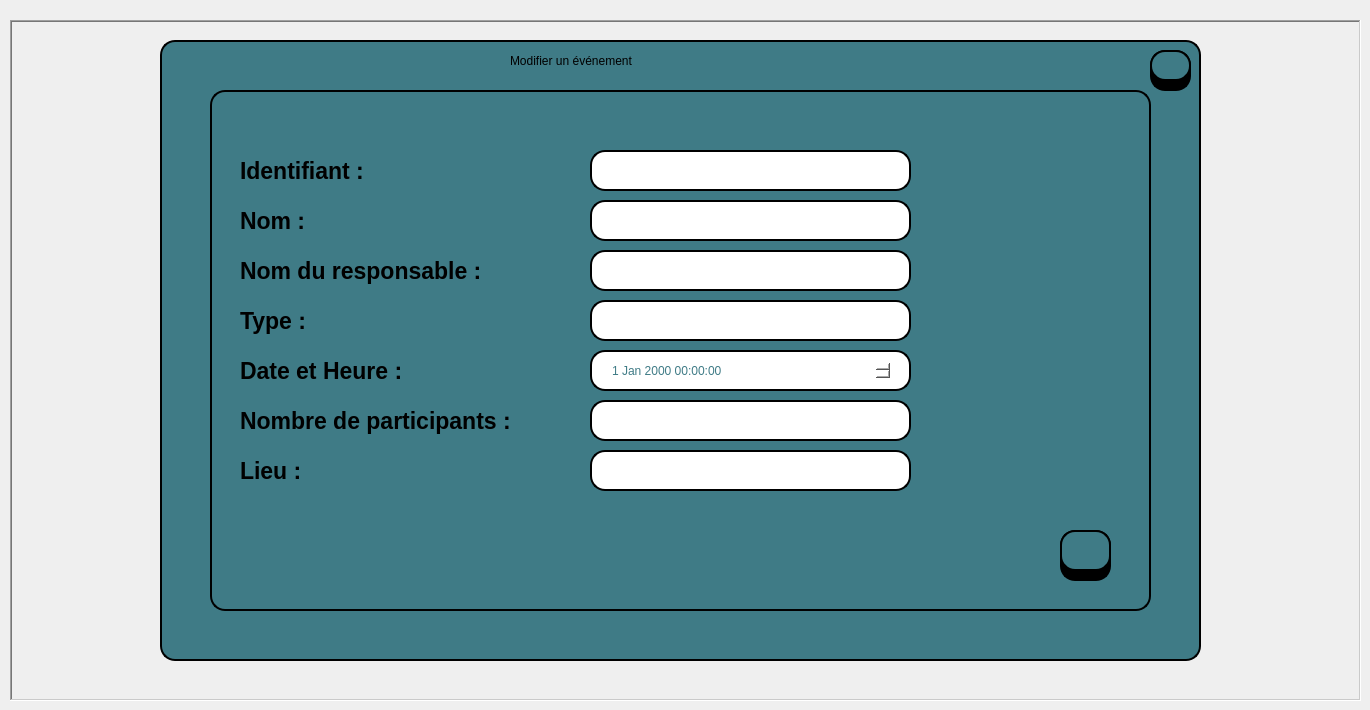
     <widget class="QWidget" name="tab_6">
      <attribute name="title">
       <string>Page</string>
      </attribute>
      <widget class="QLabel" name="label_131">
       <property name="geometry">
        <rect>
         <x>10</x>
         <y>20</y>
         <width>1351</width>
         <height>681</height>
        </rect>
       </property>
       <property name="font">
        <font>
         <pointsize>1</pointsize>
        </font>
       </property>
       <property name="frameShape">
        <enum>QFrame::Shape::WinPanel</enum>
       </property>
       <property name="frameShadow">
        <enum>QFrame::Shadow::Sunken</enum>
       </property>
       <property name="lineWidth">
        <number>2</number>
       </property>
       <property name="midLineWidth">
        <number>0</number>
       </property>
       <property name="text">
        <string/>
       </property>
      </widget>
      <widget class="QTableView" name="tableView_35">
       <property name="geometry">
        <rect>
         <x>160</x>
         <y>40</y>
         <width>1041</width>
         <height>621</height>
        </rect>
       </property>
       <property name="styleSheet">
        <string notr="true">background-color: rgb(63, 123, 134);
border: 2px solid #000000;
border-radius: 15px;</string>
       </property>
      </widget>
      <widget class="QLabel" name="label_132">
       <property name="geometry">
        <rect>
         <x>510</x>
         <y>40</y>
         <width>471</width>
         <height>41</height>
        </rect>
       </property>
       <property name="styleSheet">
        <string notr="true">font: 600 22pt &quot;Segoe UI&quot;;
color: rgb(0, 0, 0);</string>
       </property>
       <property name="text">
        <string>Modifier un événement</string>
       </property>
      </widget>
      <widget class="QLabel" name="label_133">
       <property name="geometry">
        <rect>
         <x>260</x>
         <y>150</y>
         <width>181</width>
         <height>41</height>
        </rect>
       </property>
       <property name="font">
        <font>
         <family>Segoe UI</family>
         <pointsize>17</pointsize>
         <italic>false</italic>
         <bold>true</bold>
        </font>
       </property>
       <property name="text">
        <string>Identifiant :</string>
       </property>
      </widget>
      <widget class="QTableView" name="tableView_36">
       <property name="geometry">
        <rect>
         <x>210</x>
         <y>90</y>
         <width>941</width>
         <height>521</height>
        </rect>
       </property>
       <property name="styleSheet">
        <string notr="true">background-color: rgb(63, 123, 134);
border: 2px solid #000000;
border-radius: 15px;</string>
       </property>
      </widget>
      <widget class="QLabel" name="label_201">
       <property name="geometry">
        <rect>
         <x>240</x>
         <y>150</y>
         <width>181</width>
         <height>41</height>
        </rect>
       </property>
       <property name="font">
        <font>
         <family>Segoe UI</family>
         <pointsize>17</pointsize>
         <italic>false</italic>
         <bold>true</bold>
        </font>
       </property>
       <property name="text">
        <string>Identifiant :</string>
       </property>
      </widget>
      <widget class="QLabel" name="label_202">
       <property name="geometry">
        <rect>
         <x>240</x>
         <y>200</y>
         <width>181</width>
         <height>41</height>
        </rect>
       </property>
       <property name="font">
        <font>
         <family>Segoe UI</family>
         <pointsize>17</pointsize>
         <italic>false</italic>
         <bold>true</bold>
        </font>
       </property>
       <property name="text">
        <string>Nom :</string>
       </property>
      </widget>
      <widget class="QLabel" name="label_203">
       <property name="geometry">
        <rect>
         <x>240</x>
         <y>250</y>
         <width>381</width>
         <height>41</height>
        </rect>
       </property>
       <property name="font">
        <font>
         <family>Segoe UI</family>
         <pointsize>17</pointsize>
         <italic>false</italic>
         <bold>true</bold>
        </font>
       </property>
       <property name="text">
        <string>Nom du responsable :</string>
       </property>
      </widget>
      <widget class="QLineEdit" name="lineEdit_104">
       <property name="geometry">
        <rect>
         <x>1150</x>
         <y>50</y>
         <width>41</width>
         <height>41</height>
        </rect>
       </property>
       <property name="styleSheet">
        <string notr="true">background-color:rgb(0, 0, 0);
border: 2px solid #000000;
border-radius: 15px;
</string>
       </property>
      </widget>
      <widget class="QPushButton" name="Quit_13">
       <property name="geometry">
        <rect>
         <x>1150</x>
         <y>50</y>
         <width>41</width>
         <height>31</height>
        </rect>
       </property>
       <property name="font">
        <font>
         <pointsize>12</pointsize>
         <bold>true</bold>
        </font>
       </property>
       <property name="styleSheet">
        <string notr="true">background-color:rgb(63, 123, 134);
border: 2px solid #000000;
border-radius: 15px;
</string>
       </property>
       <property name="text">
        <string/>
       </property>
       <property name="icon">
        <iconset theme="QIcon::ThemeIcon::ApplicationExit"/>
       </property>
       <property name="iconSize">
        <size>
         <width>25</width>
         <height>20</height>
        </size>
       </property>
      </widget>
      <widget class="QLabel" name="label_204">
       <property name="geometry">
        <rect>
         <x>240</x>
         <y>300</y>
         <width>181</width>
         <height>41</height>
        </rect>
       </property>
       <property name="font">
        <font>
         <family>Segoe UI</family>
         <pointsize>17</pointsize>
         <italic>false</italic>
         <bold>true</bold>
        </font>
       </property>
       <property name="text">
        <string>Type :</string>
       </property>
      </widget>
      <widget class="QLabel" name="label_205">
       <property name="geometry">
        <rect>
         <x>240</x>
         <y>350</y>
         <width>181</width>
         <height>41</height>
        </rect>
       </property>
       <property name="font">
        <font>
         <family>Segoe UI</family>
         <pointsize>17</pointsize>
         <italic>false</italic>
         <bold>true</bold>
        </font>
       </property>
       <property name="text">
        <string>Date et Heure :</string>
       </property>
      </widget>
      <widget class="QLabel" name="label_206">
       <property name="geometry">
        <rect>
         <x>240</x>
         <y>400</y>
         <width>331</width>
         <height>41</height>
        </rect>
       </property>
       <property name="font">
        <font>
         <family>Segoe UI</family>
         <pointsize>17</pointsize>
         <italic>false</italic>
         <bold>true</bold>
        </font>
       </property>
       <property name="text">
        <string>Nombre de participants :</string>
       </property>
      </widget>
      <widget class="QLabel" name="label_207">
       <property name="geometry">
        <rect>
         <x>240</x>
         <y>450</y>
         <width>181</width>
         <height>41</height>
        </rect>
       </property>
       <property name="font">
        <font>
         <family>Segoe UI</family>
         <pointsize>17</pointsize>
         <italic>false</italic>
         <bold>true</bold>
        </font>
       </property>
       <property name="text">
        <string>Lieu :</string>
       </property>
      </widget>
      <widget class="QLineEdit" name="lineEdit_mid">
       <property name="geometry">
        <rect>
         <x>590</x>
         <y>150</y>
         <width>321</width>
         <height>41</height>
        </rect>
       </property>
       <property name="autoFillBackground">
        <bool>false</bool>
       </property>
       <property name="styleSheet">
        <string notr="true">border: 2px solid #000000;
border-radius: 15px;
background-color: rgb(255, 255, 255);</string>
       </property>
      </widget>
      <widget class="QLineEdit" name="lineEdit_mnom">
       <property name="geometry">
        <rect>
         <x>590</x>
         <y>200</y>
         <width>321</width>
         <height>41</height>
        </rect>
       </property>
       <property name="styleSheet">
        <string notr="true">border: 2px solid #000000;
border-radius: 15px;
background-color: rgb(255, 255, 255);</string>
       </property>
      </widget>
      <widget class="QLineEdit" name="lineEdit_mnomR">
       <property name="geometry">
        <rect>
         <x>590</x>
         <y>250</y>
         <width>321</width>
         <height>41</height>
        </rect>
       </property>
       <property name="styleSheet">
        <string notr="true">border: 2px solid #000000;
border-radius: 15px;
background-color: rgb(255, 255, 255);</string>
       </property>
      </widget>
      <widget class="QLineEdit" name="lineEdit_mtype">
       <property name="geometry">
        <rect>
         <x>590</x>
         <y>300</y>
         <width>321</width>
         <height>41</height>
        </rect>
       </property>
       <property name="styleSheet">
        <string notr="true">border: 2px solid #000000;
border-radius: 15px;
background-color: rgb(255, 255, 255);</string>
       </property>
      </widget>
      <widget class="QLineEdit" name="lineEdit_799">
       <property name="geometry">
        <rect>
         <x>590</x>
         <y>350</y>
         <width>321</width>
         <height>41</height>
        </rect>
       </property>
       <property name="styleSheet">
        <string notr="true">border: 2px solid #000000;
border-radius: 15px;
background-color: rgb(255, 255, 255);</string>
       </property>
      </widget>
      <widget class="QLineEdit" name="lineEdit_mnbrp">
       <property name="geometry">
        <rect>
         <x>590</x>
         <y>400</y>
         <width>321</width>
         <height>41</height>
        </rect>
       </property>
       <property name="styleSheet">
        <string notr="true">border: 2px solid #000000;
border-radius: 15px;
background-color: rgb(255, 255, 255);</string>
       </property>
      </widget>
      <widget class="QDateTimeEdit" name="date_mevent">
       <property name="geometry">
        <rect>
         <x>610</x>
         <y>360</y>
         <width>281</width>
         <height>21</height>
        </rect>
       </property>
       <property name="styleSheet">
        <string notr="true">border-radius: 15px;
background-color: rgb(255, 255, 255);
color: rgb(63, 123, 134);</string>
       </property>
      </widget>
      <widget class="QLineEdit" name="lineEdit_mlieu">
       <property name="geometry">
        <rect>
         <x>590</x>
         <y>450</y>
         <width>321</width>
         <height>41</height>
        </rect>
       </property>
       <property name="styleSheet">
        <string notr="true">border: 2px solid #000000;
border-radius: 15px;
background-color: rgb(255, 255, 255);</string>
       </property>
      </widget>
      <widget class="QLineEdit" name="lineEdit_62">
       <property name="geometry">
        <rect>
         <x>1060</x>
         <y>530</y>
         <width>51</width>
         <height>51</height>
        </rect>
       </property>
       <property name="styleSheet">
        <string notr="true">background-color:rgb(0, 0, 0);
border: 2px solid #000000;
border-radius: 15px;
</string>
       </property>
      </widget>
      <widget class="QPushButton" name="sauvegarderevent">
       <property name="geometry">
        <rect>
         <x>1060</x>
         <y>530</y>
         <width>51</width>
         <height>41</height>
        </rect>
       </property>
       <property name="font">
        <font>
         <pointsize>12</pointsize>
         <bold>true</bold>
        </font>
       </property>
       <property name="styleSheet">
        <string notr="true">background-color:rgb(63, 123, 134);
border: 2px solid #000000;
border-radius: 15px;
color: rgb(0, 0, 0);</string>
       </property>
       <property name="text">
        <string/>
       </property>
       <property name="icon">
        <iconset resource="image.qrc">
         <normaloff>:/save.png</normaloff>:/save.png</iconset>
       </property>
       <property name="iconSize">
        <size>
         <width>25</width>
         <height>26</height>
        </size>
       </property>
       <property name="flat">
        <bool>true</bool>
       </property>
      </widget>
     </widget>
